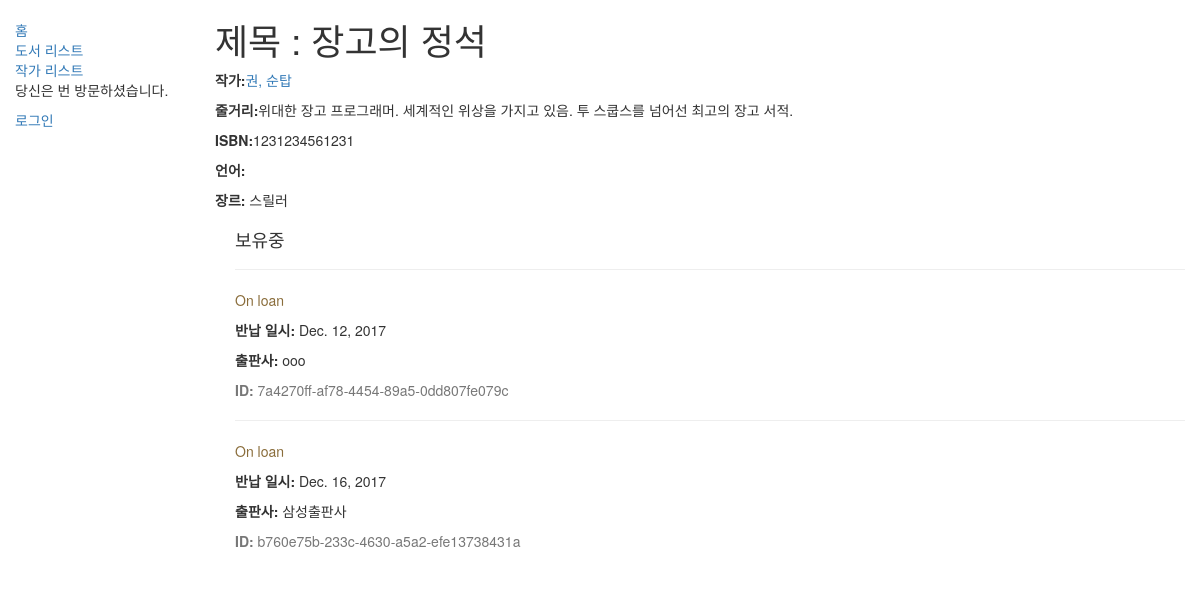
The app's page /catalog/books/1, older data.
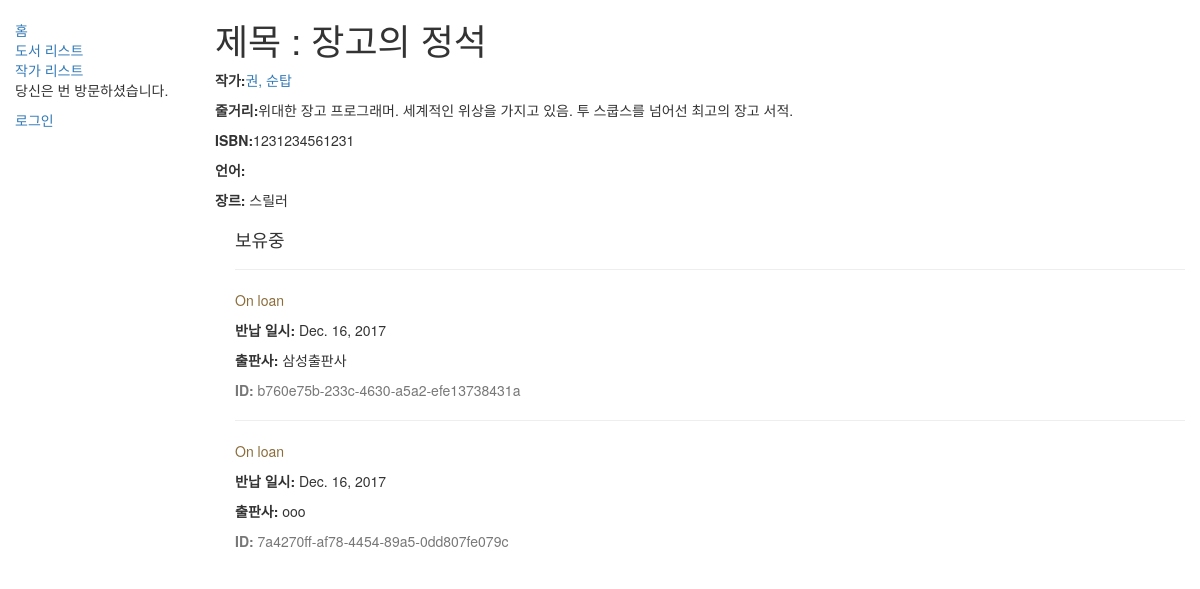
The same page, newer data.
### catalog/models.py (models this page shows, shortened)
class Genre(models.Model):
	name = models.CharField(max_length=200, help_text="Enter a book genre")
	def __str__(self):
		return self.name

class BookInstance(models.Model):
	id = models.UUIDField(primary_key=True, default=uuid.uuid4, help_text="Unique ID for this particular book")
	book = models.ForeignKey('Book', on_delete=models.SET_NULL, null=True)
	imprint = models.CharField(max_length=200)
	due_back = models.DateField(null=True, blank=True)
	borrower = models.ForeignKey(User, on_delete=models.SET_NULL, null=True, blank=True)
	LOAN_STATUS = (
			('m', 'Maintenance'),
			('o', 'On loan'),
			('a', 'Available'),
			('r', 'Reserved'),
		)
	status = models.CharField(max_length=1, choices=LOAN_STATUS, blank=True, default='m', help_text='Book availability')
	class Meta:
		ordering = ["due_back"]
		permissions = (( "can_mark_returned", "Set book as returned"),)

### catalog/views.py (the view)
# urls.py: url(r'^books/(?P<pk>\d+)$', views.BookDetailView.as_view(), name='book-detail'),
class BookDetailView(generic.DetailView):
	model = Book

### catalog/models.py (called while the page is built)
	def __str__(self):
		return '%s, %s' % (self.last_name, self.first_name)

### catalog/templates/catalog/book_detail.html
{% extends "base_generic.html" %}
{% block content %}
	<h1>제목 : {{ book.title }}</h1>
	<p><strong>작가:</strong><a href="#">{{ book.author }}</a></p>
	<p><strong>줄거리:</strong>{{ book.summary }}</p>
	<p><strong>ISBN:</strong>{{ book.isbn }}</p>
	<p><strong>언어:</strong>{{ book.language }}</a></p>
	<p><strong>장르:</strong> {% for genre in book.genre.all %} {{ genre }}
	{% if not forloop.last %}, {% endif %}{% endfor %}</p>
	<div style="margin-left: 20px; margin-top: 20px;">
		<h4>보유중
		</h4>
		{% for copy in book.bookinstance_set.all %}
		<hr>
		<p class="{% if copy.status == 'a' %}text-success
				  {% elif copy.status == 'm' %}text-danger
				  {% else %}text-warning
				  {% endif %}">{{ copy.get_status_display }}
		</p>
		{% if copy.status != 'a' %}
		<p>
			<strong>반납 일시:
			</strong>{{ copy.due_back }}
		</p>
		{% endif %}
		<p>
			<strong>출판사:
			</strong>{{ copy.imprint }}
		</p>
		<p class="text-muted">
			<strong>ID:
			</strong>{{ copy.id }}
		</p>
		{% endfor %}
	</div>
{% endblock %}

Row changes from the older to the newer data that the page shows:
changed BookInstance "삼성출판사": moves up the list
changed BookInstance "ooo": due_back "Dec. 12, 2017" → "Dec. 16, 2017"
